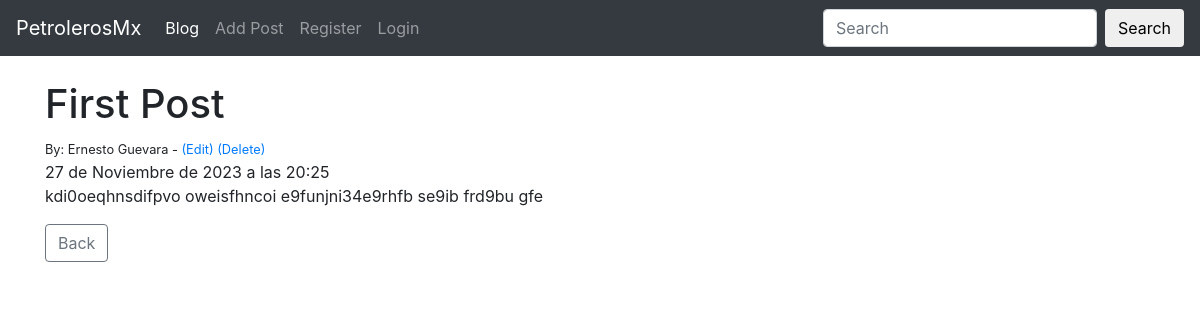
Page /article/1 on the earlier database version.
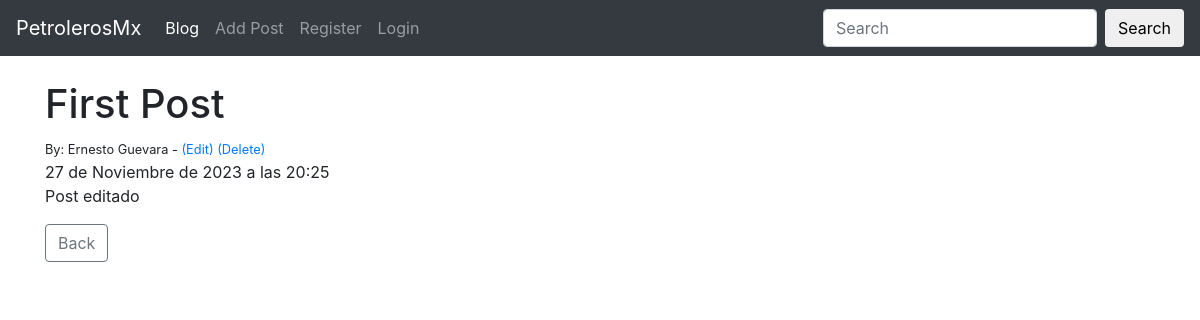
Same page on the later database version.
### theblog/models.py (models this page shows, shortened)
class Post(models.Model):
    title = models.CharField(max_length=255)
    title_tag = models.CharField(max_length=100, default='Este es un post')
    author = models.ForeignKey(User, on_delete=models.CASCADE)
    body = models.TextField()
    post_date = models.DateTimeField(auto_now_add=True)
    class Meta:
        ordering = ['-post_date']

### theblog/views.py (the view)
# urls.py: path('article/<int:pk>', ArticleDetailView.as_view(), name='article-detail'),
class ArticleDetailView(DetailView):
    model = Post
    template_name = 'article_details.html'

### theblog/templates/article_details.html (shortened to what this page needs)
<!DOCTYPE html>
<html lang="en">
<head>
</head>
<body>
    {% extends 'base.html' %}
    {% block content%}
    <h1>{{ post.title }}</h1>
    <small>By: {{ post.author.first_name}} {{ post.author.last_name}} -
        <a href="{% url 'update_post' post.pk %}">(Edit)</a>
        <a href="{% url 'delete_post' post.pk %}">(Delete)</a>
    </small>
    <br>
    {{ post.post_date}}
    <br>
    <p>{{ post.body }}</p>
    <a href="{% url 'index' %}">
        <button type="button" class="btn btn-outline-secondary">Back</button>
    </a>
    {% endblock %}

### theblog/templates/base.html (shortened to what this page needs)
<!doctype html>
<html lang="en">
  <head>
    <link rel="stylesheet" href="https://cdn.jsdelivr.net/npm/bootstrap@4.0.0/dist/css/bootstrap.min.css">
  </head>
  <body>
    <nav class="navbar navbar-expand-lg navbar-dark bg-dark">
        <a class="navbar-brand" href="#">PetrolerosMx</a>
        <div class="collapse navbar-collapse" id="navbarSupportedContent">
          <ul class="navbar-nav mr-auto">
            <li class="nav-item active">
              <a class="nav-link" href="{% url 'index' %}">Blog <span class="sr-only">(current)</span></a>
            </li>
            <li class="nav-item">
              <a class="nav-link" href="{% url 'add_post' %}">Add Post</a>
            </li>
            <li class="nav-item">
              <a class="nav-link" href="{% url 'register' %}">Register</a>
            </li>
            <li class="nav-item">
              <a class="nav-link" href="{% url 'login' %}">Login</a>
            </li>
          </ul>
          <form class="form-inline my-2 my-lg-0">
            <input class="form-control mr-sm-2" type="search" placeholder="Search" aria-label="Search">
            <button class="btn btn-outline-ligth my-2 my-sm-0" type="submit">Search</button>
          </form>
        </div>
      </nav>
    <div class="container">
        <br>
        {% block content %}
        {% endblock %}
    </div>
  </body>
</html>

Differences in the rows shown:
changed Post "First Post": body "kdi0oeqhnsdifpvo oweisfhncoi e9funjni34e9rhfb se9ib frd9bu gfe" → "Post editado"
